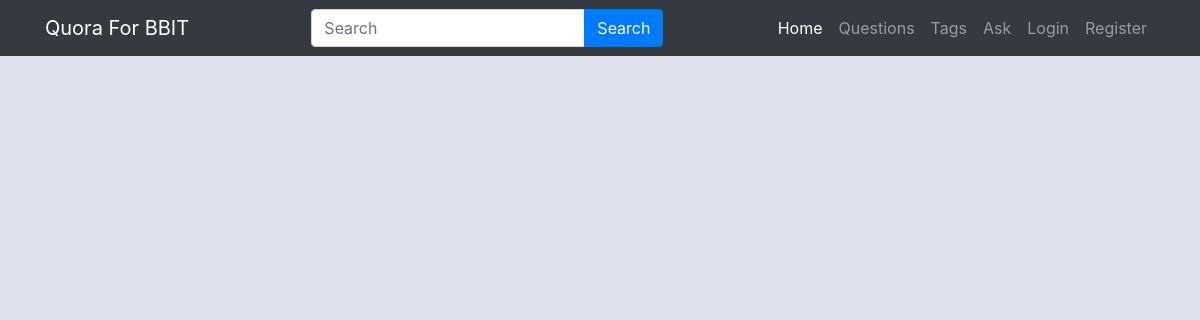
The app's page /tag/good, older data.
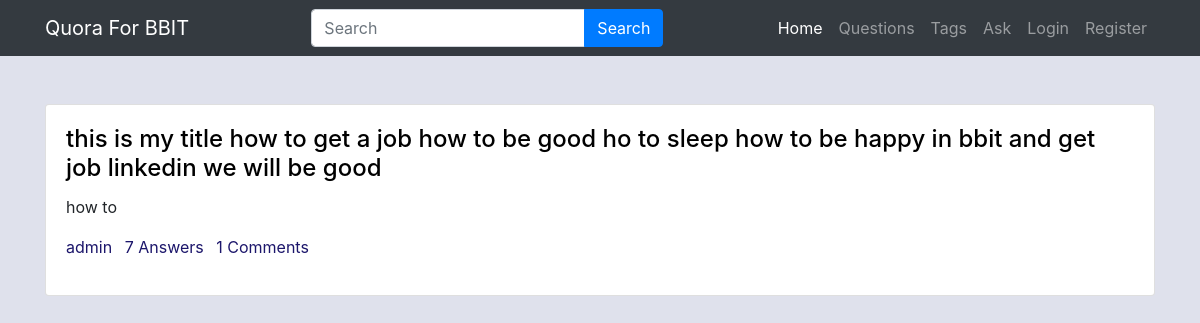
The same page, newer data.
### main/models.py (models this page shows, shortened)
class Question(models.Model):
    user = models.ForeignKey(CustomUser, on_delete=models.CASCADE)
    title = models.CharField(max_length=300)
    detail = models.TextField()
    tags = models.TextField(default='')
    add_time = models.DateTimeField(auto_now_add=True)

class CustomUser(AbstractUser):
    bio = models.TextField()
    location = models.CharField(max_length=200)

### main/views.py (the view)
# urls.py: path('tag/<str:tag>', views.tag, name='tag'),
def tag(request, tag):
    quests = Question.objects.annotate(total_comments=Count(
        'answer__comment')).filter(tags__icontains=tag).order_by('-id')
    paginator = Paginator(quests, 10)
    page_num = request.GET.get('page', 1)
    quests = paginator.page(page_num)
    return render(request, 'tag.html', {'quests': quests, 'tag': tag})

### main/templates/tag.html (shortened to what this page needs)
{% extends 'base.html' %}
{% load static %}
{% load humanize %}
{% block content %}
    <div class="container py-5">
        {% for quest in quests %}
        <div class="card mb-3">
            <div class="card-body">
                <h4 class="card-title"><a href="/detail/{{quest.id}}" style="color: black;">{{quest.title}}</a></h4>
                <p class="card-text">{{quest.detail}}</p>
                <p>
                    <a href="#" class="mr-2" style="color: #1C166B;">{{quest.user.username}}</a>
                    <a href="#" class="mr-2" style="color: #1C166B;">{{quest.answer_set.count}} Answers</a>
                    <a href="#" class="mr-2" style="color: #1C166B;">{{quest.total_comments}} Comments</a>
                </p>
            </div>
        </div>
        {% endfor %}
    </div>
{% endblock %}

Row changes from the older to the newer data that the page shows:
added Question: title "this is my title how to get a job how to be good ho to sleep how to be happy in bbit and get job linkedin we will be good", detail "how to", user.username "admin", answer_set.count "7", total_comments "1"
